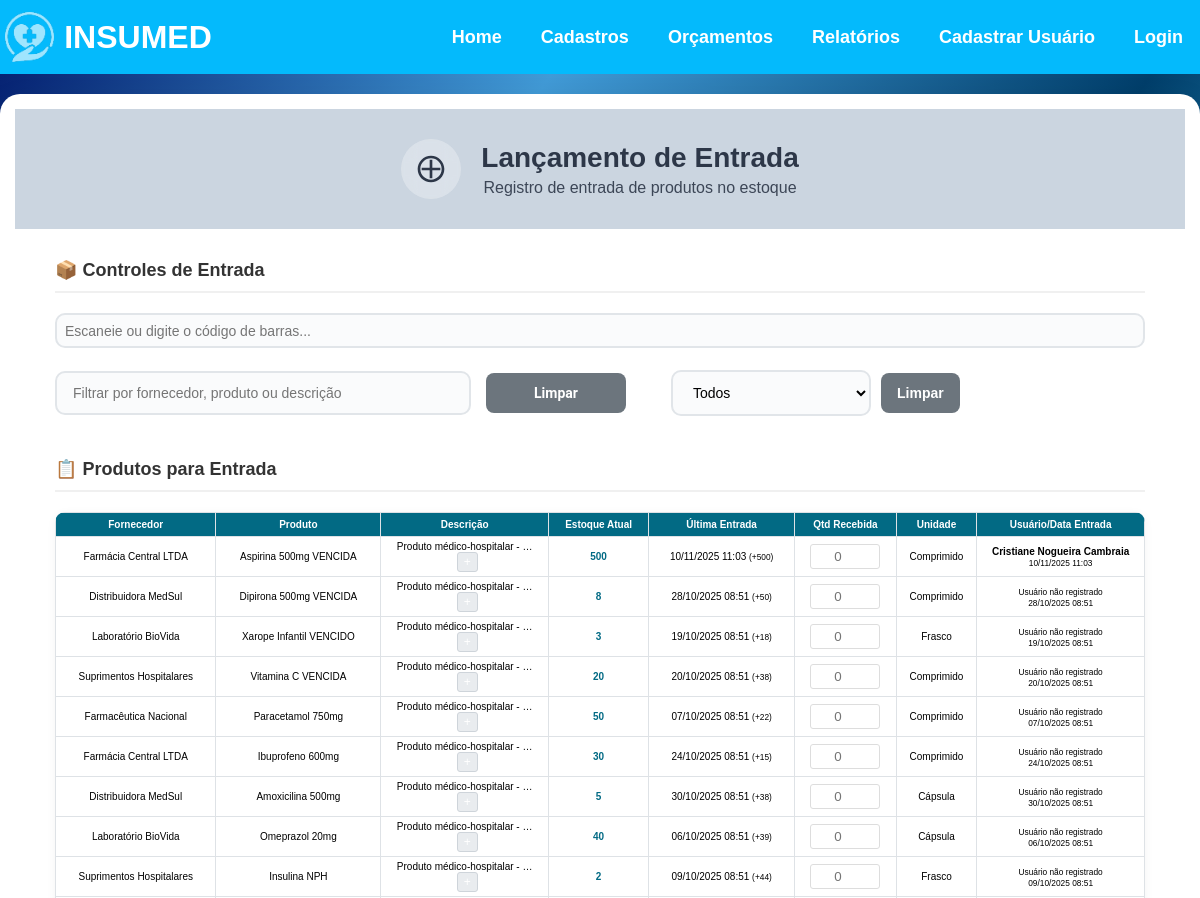
Before: /relatorio-entrada/ (upper part) with the older database file.
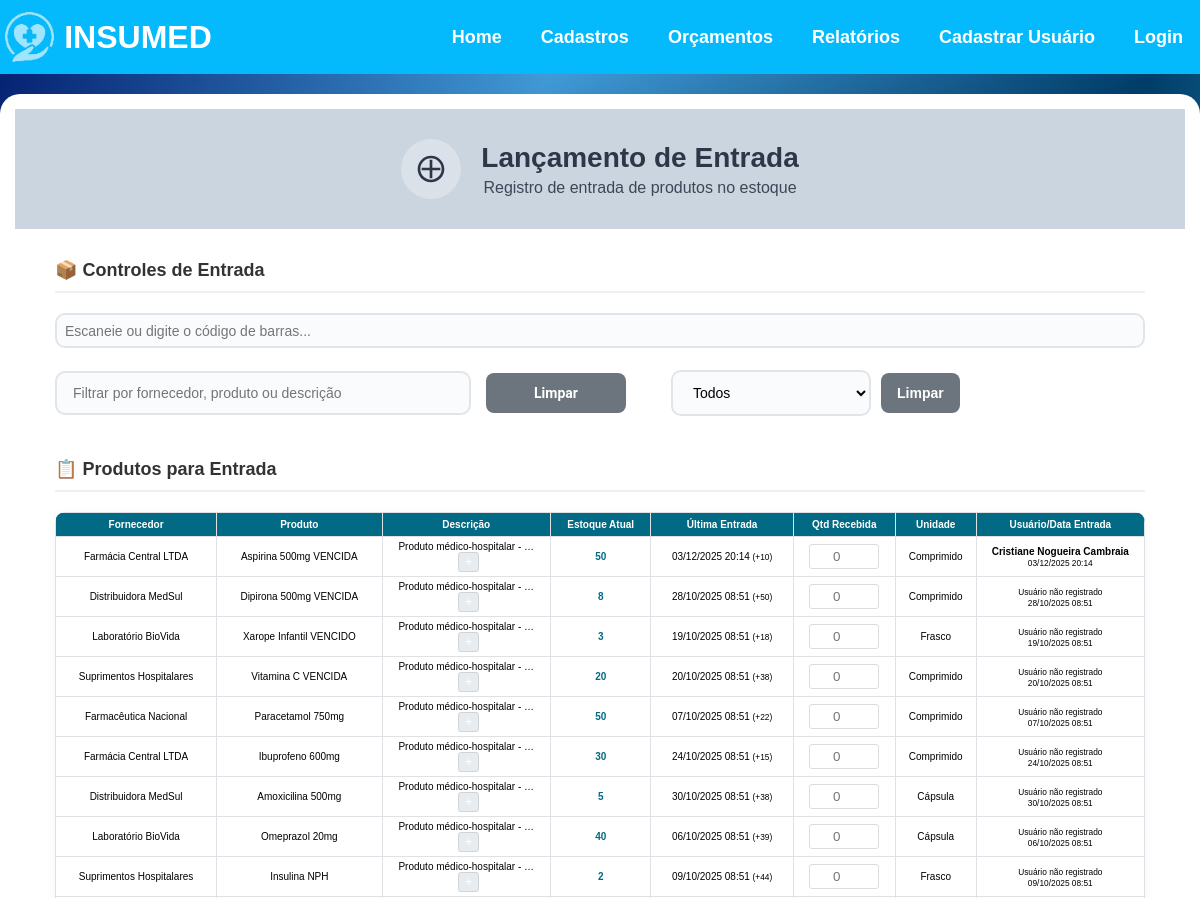
After: the same page with the newer database file.
### app/models.py (models this page shows, shortened)
class Produto(models.Model):
    UNIDADE_CHOICES = [
        ('Unidades', 'Unidades'),
        ('Caixa', 'Caixa'),
    ]
    nome = models.CharField(max_length=100)
    codigo_barras = models.CharField(max_length=50, blank=True, null=True, unique=True)
    preco = models.DecimalField(max_digits=10, decimal_places=2)
    preco_compra = models.DecimalField(max_digits=10, decimal_places=2, blank=True, null=True)
    descricao = models.TextField(blank=True, null=True)
    fornecedor = models.ForeignKey(Fornecedor, on_delete=models.CASCADE, related_name="produtos", null=True, blank=True)
    data_hora = models.DateTimeField(default=timezone.now)
    unidade = models.CharField(max_length=50, choices=UNIDADE_CHOICES, default="Unidades")
    quantidade = models.IntegerField()
    validade = models.DateField(blank=True, null=True)
    observacao = models.TextField(blank=True, null=True)

class MovimentacaoEstoque(models.Model):
    TIPO_CHOICES = [
        ('ENTRADA', 'Entrada'),
        ('SAIDA', 'Saída'),
    ]
    produto = models.ForeignKey(Produto, on_delete=models.CASCADE)
    tipo = models.CharField(max_length=10, choices=TIPO_CHOICES)
    quantidade = models.IntegerField()
    data_hora = models.DateTimeField(default=timezone.now)
    usuario = models.ForeignKey(Usuario, on_delete=models.SET_NULL, null=True, blank=True)
    class Meta:
        ordering = ['-data_hora']

class Fornecedor(models.Model):
    nome = models.CharField(max_length=200, unique=True)
    cnpj = models.CharField(max_length=20, unique=True)  # Usar CharField pois pode conter caracteres especiais
    endereco = models.CharField(max_length=200)
    bairro = models.CharField(max_length=200)
    complemento = models.CharField(max_length=200, blank=True, null=True)  # Pode ser opcional
    data_nascimento = models.DateField()
    cidade = models.CharField(max_length=200)
    uf = models.CharField(max_length=2)
    cep = models.CharField(max_length=10)  # Também CharField por conta do formato
    email = models.EmailField(max_length=200)  # Melhor usar EmailField para validação
    telefone = models.CharField(max_length=20)
    ativo = models.BooleanField(default=True)

class Usuario(models.Model):
    UF_CHOICES = [
        ('AC', 'Acre'), ('AL', 'Alagoas'), ('AP', 'Amapá'), ('AM', 'Amazonas'),
        ('BA', 'Bahia'), ('CE', 'Ceará'), ('DF', 'Distrito Federal'), ('ES', 'Espírito Santo'),
        ('GO', 'Goiás'), ('MA', 'Maranhão'), ('MT', 'Mato Grosso'), ('MS', 'Mato Grosso do Sul'),
        ('MG', 'Minas Gerais'), ('PA', 'Pará'), ('PB', 'Paraíba'), ('PR', 'Paraná'),
        ('PE', 'Pernambuco'), ('PI', 'Piauí'), ('RJ', 'Rio de Janeiro'), ('RN', 'Rio Grande do Norte'),
        ('RS', 'Rio Grande do Sul'), ('RO', 'Rondônia'), ('RR', 'Roraima'), ('SC', 'Santa Catarina'),
        ('SP', 'São Paulo'), ('SE', 'Sergipe'), ('TO', 'Tocantins')
    ]
    nome = models.CharField(max_length=200, unique=True)
    email = models.EmailField(max_length=200, unique=True)
    cpf = models.CharField(max_length=20, unique=True)
    endereco = models.CharField(max_length=200)
    cidade = models.CharField(max_length=200)
    uf = models.CharField(max_length=2, choices=UF_CHOICES)
    telefone = models.CharField(max_length=20)
    data_nascimento = models.DateField()
    senha = models.CharField(max_length=128)
    ativo = models.BooleanField(default=True)
    tentativas_login = models.IntegerField(default=0)
    bloqueado = models.BooleanField(default=False)
    data_bloqueio = models.DateTimeField(null=True, blank=True)

### app/views.py (the view, shortened to what this page needs)
# urls.py: path('relatorio-entrada/', views.relatorio_entrada, name='relatorio_entrada'),
def relatorio_entrada(request):
    periodo = request.GET.get('periodo')
    produtos = Produto.objects.all()
    if periodo and periodo.isdigit():
        from datetime import timedelta
        dias = int(periodo)
        data_limite = timezone.now() - timedelta(days=dias)
        produtos = produtos.filter(data_hora__gte=data_limite)
    produtos_com_entrada = []
    for produto in produtos:
        ultima_entrada = MovimentacaoEstoque.objects.filter(
            produto=produto, tipo='ENTRADA'
        ).order_by('-data_hora').first()
        produto.ultima_entrada = ultima_entrada
        produtos_com_entrada.append(produto)
    return render(request, 'relatorio_entrada.html', {'produtos': produtos_com_entrada})

### app/context_processors.py (called while the page is built)
def usuario_logado(request):
    try:
        from .models import Usuario
        context = {
            'admin_logado': 'admin_logado' in request.session,
            'notificacoes_count': 0
        }
        if 'usuario_logado' in request.session:
            try:
                usuario = Usuario.objects.get(id=request.session['usuario_logado'])
                context['usuario_logado'] = usuario
            except Usuario.DoesNotExist:
                context['usuario_logado'] = None
        else:
            context['usuario_logado'] = None
        return context
    except Exception:
        return {
            'usuario_logado': None,
            'admin_logado': False,
            'notificacoes_count': 0
        }

### app/templates/relatorio_entrada.html (shortened to what the changed rows need)
{% extends 'base.html' %}
{% block content %}
<div class="entrada-container">
    <div class="header-section">
        <div class="icon-title">
            <div>
                <h1>Lançamento de Entrada</h1>
            </div>
        </div>
    </div>
    <div class="data-section">
        <form method="post">
            <div class="table-responsive">
                <table class="modern-table">
                <thead>
                    <tr>
                        <th>Fornecedor</th>
                        <th>Produto</th>
                        <th>Descrição</th>
                        <th>Estoque Atual</th>
                        <th>Última Entrada</th>
                        <th>Qtd Recebida</th>
                        <th>Unidade</th>
                        <th>Usuário/Data Entrada</th>
                    </tr>
                </thead>
                <tbody>
                    {% for produto in produtos %}
                    <tr class="produto-entrada-row" data-fornecedor="{{ produto.fornecedor.nome|lower }}" data-produto="{{ produto.nome|lower }}" data-descricao="{{ produto.descricao|default:''|lower }}">
                        <td>{{ produto.fornecedor.nome }}</td>
                        <td>{{ produto.nome }}</td>
                        <td class="descricao-cell">
                            {% if produto.descricao %}
                                <span class="descricao-preview">{{ produto.descricao|truncatechars:30 }}</span>
                                {% if produto.descricao|length > 30 %}
                                    <button type="button" class="btn-expandir-desc" onclick="toggleDescricaoTabela(this)">+</button>
                                {% endif %}
                            {% else %}
                                <small>Sem descrição</small>
                            {% endif %}
                        </td>
                        <td class="estoque-atual">{{ produto.quantidade }}</td>
                        <td class="ultima-entrada">
                            {% if produto.ultima_entrada %}
                                {{ produto.ultima_entrada.data_hora|date:"d/m/Y H:i" }}
                                <small>(+{{ produto.ultima_entrada.quantidade }})</small>
                            {% else %}
                                <small>Primeira entrada</small>
                            {% endif %}
                        </td>
                        <td class="quantidade-input">
                            <input type="number" name="quantidade_{{ produto.id }}" placeholder="0">
                        </td>
                        <td>{{ produto.unidade }}</td>
                        <td class="usuario-entrada">
                            {% if produto.ultima_entrada and produto.ultima_entrada.usuario %}
                                <strong>{{ produto.ultima_entrada.usuario.nome }}</strong><br>
                                <small>{{ produto.ultima_entrada.data_hora|date:"d/m/Y H:i" }}</small>
                            {% elif produto.ultima_entrada %}
                                <small>Usuário não registrado</small><br>
                                <small>{{ produto.ultima_entrada.data_hora|date:"d/m/Y H:i" }}</small>
                            {% else %}
                                <small>Primeira entrada</small>
                            {% endif %}
                        </td>
                    </tr>
                    {% empty %}
                    <tr id="nenhumProdutoEntrada">
                        <td colspan="8" class="no-data">Nenhum produto encontrado</td>
                    </tr>
                    {% endfor %}
                </tbody>
            </table>
            </div>
        </form>
    </div>
</div>
{% endblock %}

Changed rows visible on the page:
changed Produto "Aspirina 500mg VENCIDA": quantidade "500" → "50"; ultima_entrada.data_hora "10/11/2025 11:03" → "03/12/2025 20:14"; ultima_entrada.quantidade "500" → "10"
